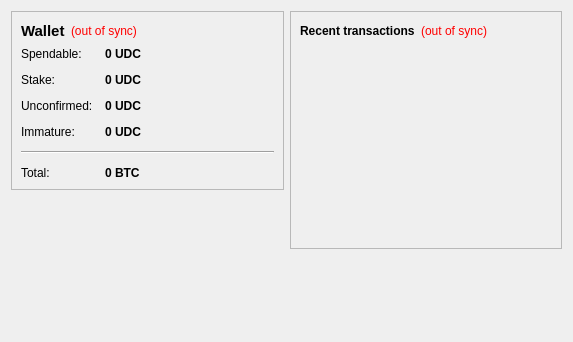
<?xml version="1.0" encoding="UTF-8"?>
<ui version="4.0">
 <class>OverviewPage</class>
 <widget class="QWidget" name="OverviewPage">
  <property name="geometry">
   <rect>
    <x>0</x>
    <y>0</y>
    <width>573</width>
    <height>342</height>
   </rect>
  </property>
  <property name="windowTitle">
   <string>Form</string>
  </property>
  <layout class="QHBoxLayout" name="horizontalLayout" stretch="1,1">
   <item>
    <layout class="QVBoxLayout" name="verticalLayout_2">
     <item>
      <widget class="QFrame" name="frame">
       <property name="frameShape">
        <enum>QFrame::StyledPanel</enum>
       </property>
       <property name="frameShadow">
        <enum>QFrame::Raised</enum>
       </property>
       <layout class="QVBoxLayout" name="verticalLayout_4">
        <item>
         <layout class="QHBoxLayout" name="horizontalLayout_4">
          <item>
           <widget class="QLabel" name="label_5">
            <property name="font">
             <font>
              <pointsize>11</pointsize>
              <weight>75</weight>
              <bold>true</bold>
             </font>
            </property>
            <property name="text">
             <string>Wallet</string>
            </property>
           </widget>
          </item>
          <item>
           <widget class="QLabel" name="labelWalletStatus">
            <property name="toolTip">
             <string>The displayed information may be out of date. Your wallet automatically synchronizes with the UniversalDigitalCoin network after a connection is established, but this process has not completed yet.</string>
            </property>
            <property name="styleSheet">
             <string notr="true">QLabel { color: red; }</string>
            </property>
            <property name="text">
             <string notr="true">(out of sync)</string>
            </property>
            <property name="alignment">
             <set>Qt::AlignLeading|Qt::AlignLeft|Qt::AlignVCenter</set>
            </property>
           </widget>
          </item>
          <item>
           <spacer name="horizontalSpacer_2">
            <property name="orientation">
             <enum>Qt::Horizontal</enum>
            </property>
            <property name="sizeHint" stdset="0">
             <size>
              <width>40</width>
              <height>20</height>
             </size>
            </property>
           </spacer>
          </item>
         </layout>
        </item>
        <item>
         <layout class="QFormLayout" name="formLayout_2">
          <property name="fieldGrowthPolicy">
           <enum>QFormLayout::AllNonFixedFieldsGrow</enum>
          </property>
          <property name="horizontalSpacing">
           <number>12</number>
          </property>
          <property name="verticalSpacing">
           <number>12</number>
          </property>
          <item row="0" column="0">
           <widget class="QLabel" name="label">
            <property name="text">
             <string>Spendable:</string>
            </property>
           </widget>
          </item>
          <item row="0" column="1">
           <widget class="QLabel" name="labelBalance">
            <property name="font">
             <font>
              <weight>75</weight>
              <bold>true</bold>
             </font>
            </property>
            <property name="cursor">
             <cursorShape>IBeamCursor</cursorShape>
            </property>
            <property name="toolTip">
             <string>Your current spendable balance</string>
            </property>
            <property name="text">
             <string notr="true">0 UDC</string>
            </property>
            <property name="textInteractionFlags">
             <set>Qt::LinksAccessibleByMouse|Qt::TextSelectableByKeyboard|Qt::TextSelectableByMouse</set>
            </property>
           </widget>
          </item>
          <item row="1" column="0">
           <widget class="QLabel" name="label_6">
            <property name="text">
             <string>Stake:</string>
            </property>
           </widget>
          </item>
          <item row="1" column="1">
           <widget class="QLabel" name="labelStake">
            <property name="font">
             <font>
              <weight>75</weight>
              <bold>true</bold>
             </font>
            </property>
            <property name="cursor">
             <cursorShape>IBeamCursor</cursorShape>
            </property>
            <property name="toolTip">
             <string>Total of coins that was staked, and do not yet count toward the current balance</string>
            </property>
            <property name="text">
             <string notr="true">0 UDC</string>
            </property>
            <property name="textInteractionFlags">
             <set>Qt::LinksAccessibleByMouse|Qt::TextSelectableByKeyboard|Qt::TextSelectableByMouse</set>
            </property>
           </widget>
          </item>
          <item row="2" column="0">
           <widget class="QLabel" name="label_3">
            <property name="text">
             <string>Unconfirmed:</string>
            </property>
           </widget>
          </item>
          <item row="2" column="1">
           <widget class="QLabel" name="labelUnconfirmed">
            <property name="font">
             <font>
              <weight>75</weight>
              <bold>true</bold>
             </font>
            </property>
            <property name="cursor">
             <cursorShape>IBeamCursor</cursorShape>
            </property>
            <property name="toolTip">
             <string>Total of transactions that have yet to be confirmed, and do not yet count toward the current balance</string>
            </property>
            <property name="text">
             <string notr="true">0 UDC</string>
            </property>
            <property name="textInteractionFlags">
             <set>Qt::LinksAccessibleByMouse|Qt::TextSelectableByKeyboard|Qt::TextSelectableByMouse</set>
            </property>
           </widget>
          </item>
          <item row="3" column="0">
           <widget class="QLabel" name="labelImmatureText">
            <property name="text">
             <string>Immature:</string>
            </property>
           </widget>
          </item>
          <item row="3" column="1">
           <widget class="QLabel" name="labelImmature">
            <property name="font">
             <font>
              <weight>75</weight>
              <bold>true</bold>
             </font>
            </property>
            <property name="toolTip">
             <string>Mined balance that has not yet matured</string>
            </property>
            <property name="text">
             <string notr="true">0 UDC</string>
            </property>
            <property name="textInteractionFlags">
             <set>Qt::LinksAccessibleByMouse|Qt::TextSelectableByKeyboard|Qt::TextSelectableByMouse</set>
            </property>
           </widget>
          </item>
          <item row="4" column="0" colspan="2">
           <widget class="Line" name="line">
            <property name="orientation">
             <enum>Qt::Horizontal</enum>
            </property>
           </widget>
          </item>
          <item row="5" column="0">
           <widget class="QLabel" name="labelTotalText">
            <property name="text">
             <string>Total:</string>
            </property>
           </widget>
          </item>
          <item row="5" column="1">
           <widget class="QLabel" name="labelTotal">
            <property name="font">
             <font>
              <weight>75</weight>
              <bold>true</bold>
             </font>
            </property>
            <property name="cursor">
             <cursorShape>IBeamCursor</cursorShape>
            </property>
            <property name="toolTip">
             <string>Your current total balance</string>
            </property>
            <property name="text">
             <string notr="true">0 BTC</string>
            </property>
            <property name="textInteractionFlags">
             <set>Qt::LinksAccessibleByMouse|Qt::TextSelectableByKeyboard|Qt::TextSelectableByMouse</set>
            </property>
           </widget>
          </item>
         </layout>
        </item>
       </layout>
      </widget>
     </item>
     <item>
      <spacer name="verticalSpacer">
       <property name="orientation">
        <enum>Qt::Vertical</enum>
       </property>
       <property name="sizeHint" stdset="0">
        <size>
         <width>20</width>
         <height>40</height>
        </size>
       </property>
      </spacer>
     </item>
    </layout>
   </item>
   <item>
    <layout class="QVBoxLayout" name="verticalLayout_3">
     <item>
      <widget class="QFrame" name="frame_2">
       <property name="frameShape">
        <enum>QFrame::StyledPanel</enum>
       </property>
       <property name="frameShadow">
        <enum>QFrame::Raised</enum>
       </property>
       <layout class="QVBoxLayout" name="verticalLayout">
        <item>
         <layout class="QHBoxLayout" name="horizontalLayout_2">
          <item>
           <widget class="QLabel" name="label_4">
            <property name="text">
             <string>&lt;b&gt;Recent transactions&lt;/b&gt;</string>
            </property>
           </widget>
          </item>
          <item>
           <widget class="QLabel" name="labelTransactionsStatus">
            <property name="toolTip">
             <string>The displayed information may be out of date. Your wallet automatically synchronizes with the UniversalDigitalCoin network after a connection is established, but this process has not completed yet.</string>
            </property>
            <property name="styleSheet">
             <string notr="true">QLabel { color: red; }</string>
            </property>
            <property name="text">
             <string notr="true">(out of sync)</string>
            </property>
            <property name="alignment">
             <set>Qt::AlignRight|Qt::AlignTrailing|Qt::AlignVCenter</set>
            </property>
           </widget>
          </item>
          <item>
           <spacer name="horizontalSpacer">
            <property name="orientation">
             <enum>Qt::Horizontal</enum>
            </property>
            <property name="sizeHint" stdset="0">
             <size>
              <width>40</width>
              <height>20</height>
             </size>
            </property>
           </spacer>
          </item>
         </layout>
        </item>
        <item>
         <widget class="QListView" name="listTransactions">
          <property name="styleSheet">
           <string notr="true">QListView { background: transparent; }</string>
          </property>
          <property name="frameShape">
           <enum>QFrame::NoFrame</enum>
          </property>
          <property name="verticalScrollBarPolicy">
           <enum>Qt::ScrollBarAlwaysOff</enum>
          </property>
          <property name="horizontalScrollBarPolicy">
           <enum>Qt::ScrollBarAlwaysOff</enum>
          </property>
          <property name="selectionMode">
           <enum>QAbstractItemView::NoSelection</enum>
          </property>
         </widget>
        </item>
       </layout>
      </widget>
     </item>
     <item>
      <spacer name="verticalSpacer_2">
       <property name="orientation">
        <enum>Qt::Vertical</enum>
       </property>
       <property name="sizeHint" stdset="0">
        <size>
         <width>20</width>
         <height>40</height>
        </size>
       </property>
      </spacer>
     </item>
    </layout>
   </item>
  </layout>
 </widget>
 <resources/>
 <connections/>
</ui>
